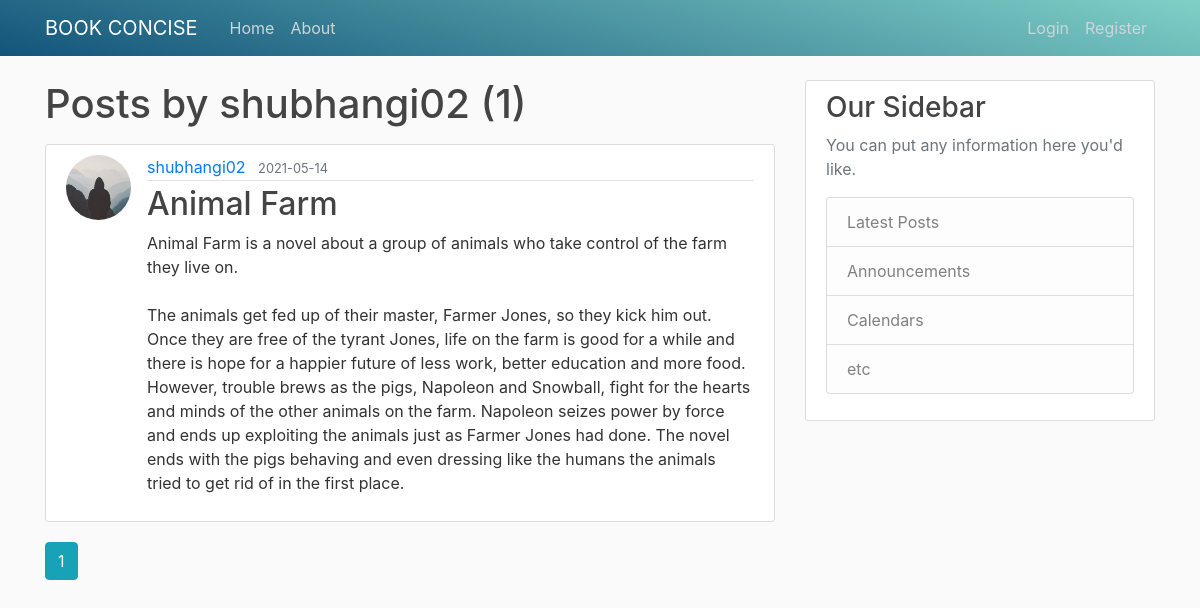
Screenshot of /user/shubhangi02 with the database file from the repository.
### app/models.py (models this page shows, shortened)
class User(db.Model,UserMixin):
	id = db.Column(db.Integer, primary_key = True)
	username = db.Column(db.String(20),unique = True, nullable = False)
	email = db.Column(db.String(120),unique = True, nullable = False)
	image_file = db.Column(db.String(20), nullable = False, default = 'default.jpg')
	password = db.Column(db.String(60), nullable = False)
	posts = db.relationship('Post', backref = 'author', lazy = True)

class Post(db.Model,UserMixin):
	id = db.Column(db.Integer, primary_key = True)
	title = db.Column(db.String(100), nullable = False)
	date_posted = db.Column(db.DateTime,nullable = False,default = datetime.utcnow)
	content = db.Column(db.Text, nullable = False)
	user_id = db.Column(db.Integer, db.ForeignKey('user.id'),nullable = False)

### app/routes.py (the view)
@app.route("/user/<string:username>")
def user_posts(username):
	page = request.args.get('page', 1, type=int)
	user = User.query.filter_by(username=username).first_or_404()
	posts = Post.query.filter_by(author=user)\
        .order_by(Post.date_posted.desc())\
        .paginate(page=page, per_page=5)
	return render_template('user_posts.html', posts=posts, user=user)

### app/templates/user_posts.html
{%  extends "layout.html" %}
{% block content %}
		<h1 class="mb-3">Posts by {{ user.username }} ({{ posts.total }})</h1>
		{% for post in posts.items %}
		<article class="media content-section">
			<img class = "rounded-circle article-img "src="{{ url_for('static', filename = 'profile_pics/' + post.author.image_file) }}">
		  <div class="media-body">
		    <div class="article-metadata">
		      <a class="mr-2" href="{{ url_for('user_posts', username=post.author.username) }}">{{ post.author.username }}</a>
		      <small class="text-muted">{{ post.date_posted.strftime('%Y-%m-%d')}}</small>
		    </div>
		    <h2><a class="article-title" href="{{ url_for('post', post_id=post.id) }}">{{ post.title }}</a></h2>
		    <p class="article-content">{{ post.content }}</p>
		  </div>
</article>
{% endfor %}
		{% for page_num in posts.iter_pages(left_edge=1, right_edge=1, left_current=1, right_current=2) %}
		      {% if page_num %}
		        {% if posts.page == page_num %}
		          <a class="btn btn-info mb-4" href="{{ url_for('user_posts', username=user.username, page=page_num) }}">{{ page_num }}</a>
		        {% else %}
          		  <a class="btn btn-outline-info mb-4" href="{{ url_for('user_posts', username=user.username, page=page_num) }}">{{ page_num }}</a>
		        {% endif %}
		        {% endif %}
		{% endfor %}
{% endblock content %}

### app/static/main.css (style rules this page uses)
body { background: #fafafa; color: #333333; margin-top: 5rem; }
h1, h2, h3, h4, h5, h6 { color: #444444; }
.content-section { background: #ffffff; padding: 10px 20px; border: 1px solid #dddddd; border-radius: 3px; margin-bottom: 20px; }
.article-title { color: #444444; }
.article-content { white-space: pre-line; }
.article-img { height: 65px; width: 65px; margin-right: 16px; }
.article-metadata { padding-bottom: 1px; margin-bottom: 4px; border-bottom: 1px solid #e3e3e3 }

### rows the page displays
User: username "shubhangi02"
Post: image_file (placeholder picture), author.username "shubhangi02", date_posted "2021-05-14", title "Animal Farm", content "Animal Farm is a novel about a group of animals who take control of the farm they live on. The animals get fed up of their master, Farmer Jones, so they kick him out. Once they are free of the tyrant Jones, life on the farm is good for a while and there is hope for a happier future of less work, better education and more food. However, trouble brews as the pigs, Napoleon and Snowball, fight for the hearts and minds of the other animals on the farm. Napoleon seizes power by force and ends up exploiting the animals just as Farmer Jones had done. The novel ends with the pigs behaving and even dressing like the humans the animals tried to get rid of in the first place."

### other values shown
{{ posts.total }} "1"
{{ page_num }} "1"
